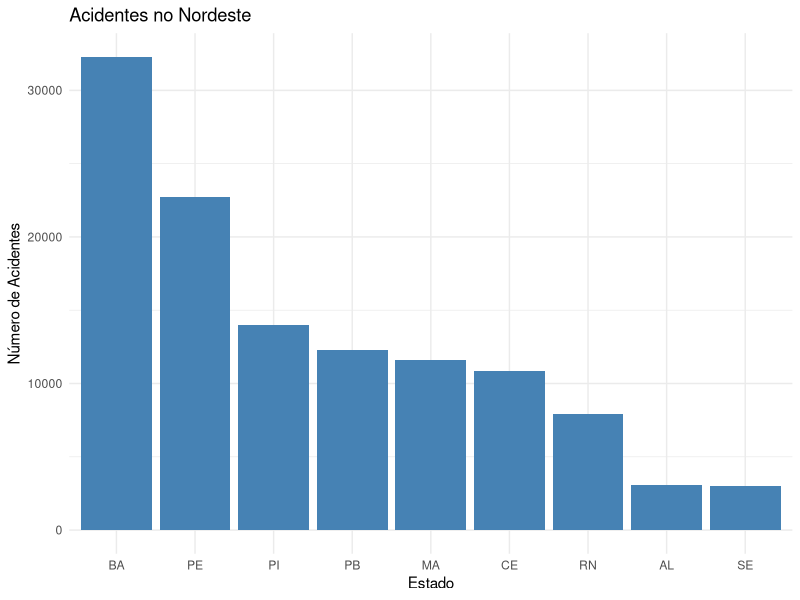
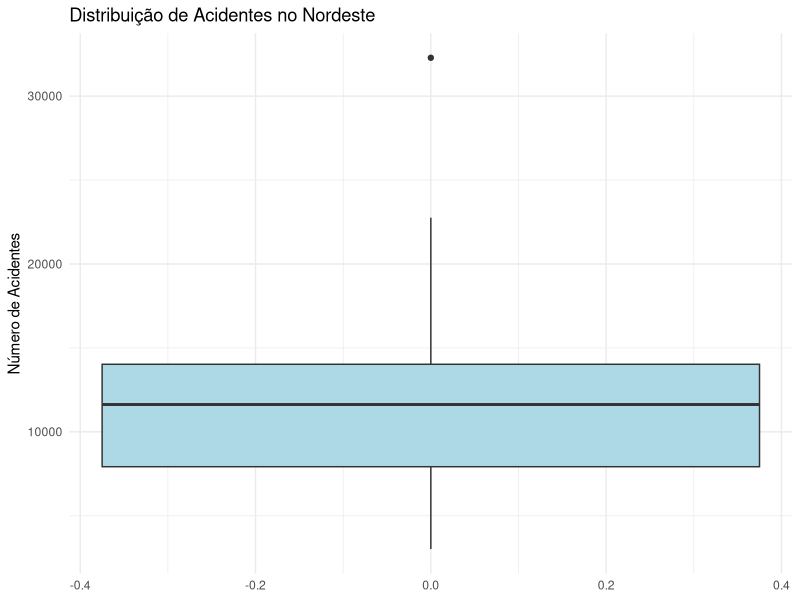
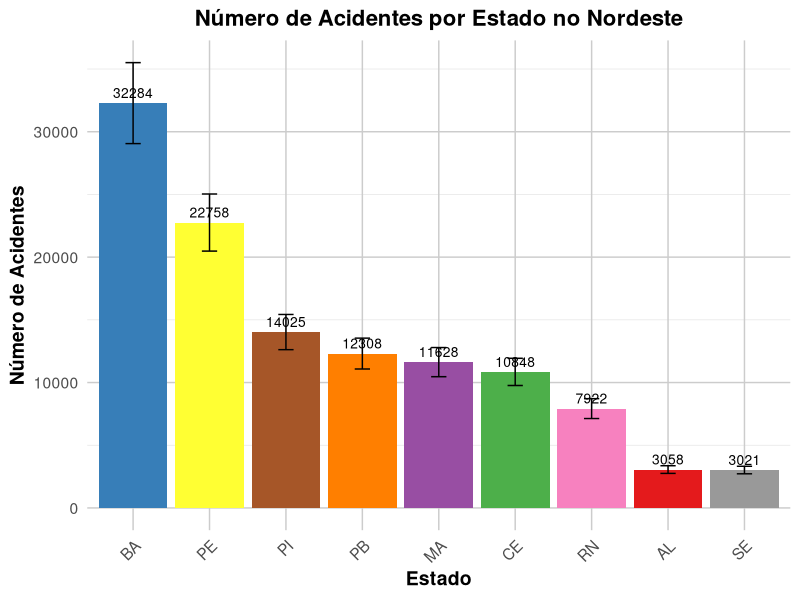

R code for these plots, in order: (Note: this script raises an error after producing the figures.)
# 1. Criando o dataframe manualmente
acidentes_nordeste <- data.frame(
  ESTADO = c("AL", "SE", "PE", "PB", "RN", "CE", "PI", "MA", "BA"),
  ACIDENTES = c(3058, 3021, 22758, 12308, 7922, 10848, 14025, 11628, 32284)
)

# 2. Visualizando os dados
print(acidentes_nordeste)

# 3. Estatísticas descritivas básicas
cat("\n=== ESTATÍSTICAS DESCRITIVAS ===\n")


# Quartis e extremos
cat("\n\nQuartis:\n")
quantile(acidentes_nordeste$ACIDENTES)

# 4. Análise por estado (ordenado)
cat("\n\nEstados ordenados por número de acidentes:\n")
acidentes_ordenados <- acidentes_nordeste[order(-acidentes_nordeste$ACIDENTES), ]
print(acidentes_ordenados)

# 5. Visualização gráfica

library(ggplot2)

# Gráfico de barras
ggplot(acidentes_ordenados, aes(x = reorder(ESTADO, -ACIDENTES), y = ACIDENTES)) +
  geom_bar(stat = "identity", fill = "steelblue") +
  labs(title = "Acidentes no Nordeste",
       x = "Estado",
       y = "Número de Acidentes") +
  theme_minimal()

# Boxplot para mostrar a distribuição
ggplot(acidentes_nordeste, aes(y = ACIDENTES)) +
  geom_boxplot(fill = "lightblue") +
  labs(title = "Distribuição de Acidentes no Nordeste",
       y = "Número de Acidentes") +
  theme_minimal()

# Análise adicional - Proporção do total
acidentes_nordeste$PROPORCAO <- round(acidentes_nordeste$ACIDENTES/sum(acidentes_nordeste$ACIDENTES)*100, 1)
cat("\n\nProporção em relação ao total:\n")
print(acidentes_nordeste[, c("ESTADO", "PROPORCAO")])


# Carregar pacotes necessários
library(ggplot2)
library(dplyr)
library(knitr)


# Criar dataframe com os dados fornecidos
acidentes_nordeste <- data.frame(
  ESTADO = c("AL", "SE", "PE", "PB", "RN", "CE", "PI", "MA", "BA"),
  ACIDENTES = c(3058, 3021, 22758, 12308, 7922, 10848, 14025, 11628, 32284)
)

# Calcular estatísticas descritivas com intervalos de confiança
estatisticas <- acidentes_nordeste %>%
  summarise(
    media_acidentes = mean(ACIDENTES),
    sd_acidentes = sd(ACIDENTES),
    n = n(),
    se = sd_acidentes / sqrt(n),
    ci_lower = media_acidentes - qt(0.975, n-1) * se,
    ci_upper = media_acidentes + qt(0.975, n-1) * se
  )

# Visualização da média de acidentes por estado com intervalos de confiança
ggplot(acidentes_nordeste, aes(x = reorder(ESTADO, -ACIDENTES), y = ACIDENTES)) +
  geom_bar(aes(y = ACIDENTES, fill = ESTADO), stat = "identity", show.legend = FALSE) +
  geom_errorbar(aes(ymin = ACIDENTES * 0.9, ymax = ACIDENTES * 1.1), 
                width = 0.2, color = "black") +
  geom_text(aes(y = ACIDENTES, label = ACIDENTES), 
            vjust = -0.5, color = "black", size = 3.5) +
  labs(
    title = "Número de Acidentes por Estado no Nordeste",
    x = "Estado",
    y = "Número de Acidentes"
  ) +
  theme_minimal(base_size = 14) +
  theme(
    plot.title = element_text(hjust = 0.5, face = "bold", size = 16),
    plot.subtitle = element_text(hjust = 0.5, size = 14),
    axis.text.x = element_text(angle = 45, hjust = 1),
    axis.title.x = element_text(face = "bold"),
    axis.title.y = element_text(face = "bold"),
    panel.grid.major = element_line(color = "grey80", size = 0.5),
    panel.grid.minor = element_line(color = "grey90", size = 0.25)
  ) +
  scale_fill_brewer(palette = "Set1")

# Tabela descritiva
acidentes_nordeste 
  mutate(
    Proporcao = round(ACIDENTES/sum(ACIDENTES)*100, 2),
    Desvio_Media = round(ACIDENTES - mean(ACIDENTES), 2)
  ) %>%
  arrange(desc(ACIDENTES)) %>%
  kable(
    caption = "Estatísticas de Acidentes por Estado no Nordeste",
    col.names = c("Estado", "N° Acidentes", "% do Total", "Diferença da Média"),
    align = c("l", "c", "c", "c"),
    format.args = list(big.mark = ".")
  )
